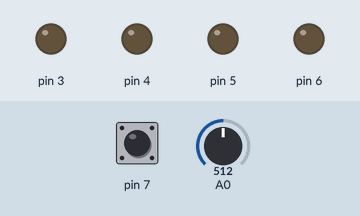
This sketch was run on a simulated Arduino Uno, built with avr-gcc and run on an emulated ATmega328P. Parts: output pins drawn as LEDs (lit = HIGH). The inputs (shaded band) are chosen by the test bench; at power-on: pin 7 LOW, A0 = 512.

Above: at 1.2 s.
1.3 s: pin 7 pulsed HIGH 2 times (0.12 s each, 0.3 s apart)
At 2.3 s:
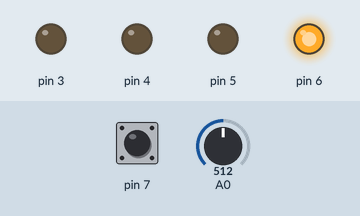
At 4.3 s:
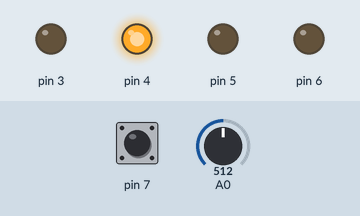
4.9 s: A0 set to 811
7.9 s: A0 set to 826
11.3 s: pin 7 driven LOW
14.3 s: A0 set to 716
At 16.8 s:
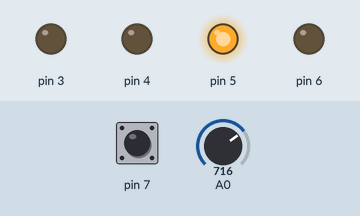
Timing chart, 0 to 17.1 s (numbered marks = the images above; inputs shaded):
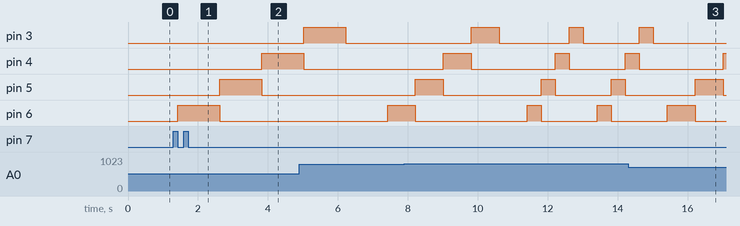

The sketch:

manas_prjct2.ino
```cpp
// C++ code
//
int pot_inp;
int value;
int x;
int mode=0;
void setup()
{
  pinMode(6, OUTPUT);
  pinMode(5, OUTPUT);
  pinMode(4, OUTPUT);
  pinMode(3, OUTPUT);

}

void loop()
{
  if(digitalRead(7)==1){
    while(digitalRead(7)!=0){delay(5);}
    mode+=1;
    if(mode==2){mode=0;}
  }

  pot_inp=analogRead(A0);
  value=map(pot_inp,0,1023,0,5);
  switch(value){
    case 0: x=2000;
            break;
    case 1: x=1600;
            break;
    case 2: x=1200;
            break;
    case 3: x=800;
            break;
    case 4: x=400;
            break;
    case 5: x=100;
            break;
  }
  if(mode==1){
  digitalWrite(6, HIGH);
  delay(x); // Wait for 1000 millisecond(s)
  digitalWrite(6, LOW);
  digitalWrite(5, HIGH);
  delay(x); // Wait for 1000 millisecond(s)
  digitalWrite(5, LOW);
  digitalWrite(4, HIGH);
  delay(x);
  digitalWrite(4, LOW);
  digitalWrite(3, HIGH);
  delay(x);
  digitalWrite(3, LOW);
  delay(x);
  if(digitalRead(7)==1){
    while(digitalRead(7)!=0){delay(5);}
    mode+=1;
    if(mode==2){mode=0;}
  }
  }
}
```

Measured:
- after the input at 1.3 s, pin 4: LOW → HIGH after 2.5 s; pin 5: LOW → HIGH after 1.3 s, → LOW 1.2 s later; pin 6: LOW → HIGH after 0.12 s, → LOW 1.2 s later
- after the input at 14.3 s, pin 3: goes on until 15.0 s, then stays LOW
